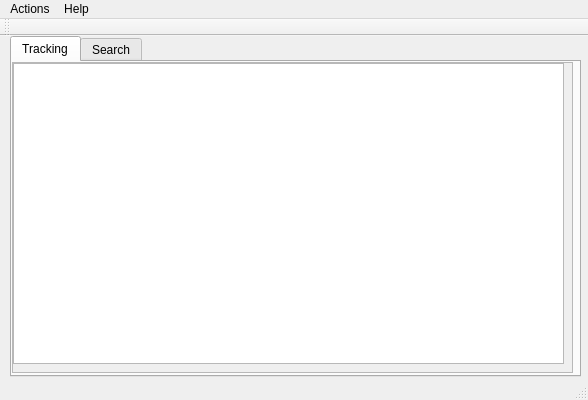
<?xml version="1.0" encoding="UTF-8"?>
<ui version="4.0">
 <class>MainWindow</class>
 <widget class="QMainWindow" name="MainWindow">
  <property name="geometry">
   <rect>
    <x>0</x>
    <y>0</y>
    <width>588</width>
    <height>400</height>
   </rect>
  </property>
  <property name="windowTitle">
   <string>MainWindow</string>
  </property>
  <widget class="QWidget" name="centralWidget">
   <widget class="QTabWidget" name="tabWidget">
    <property name="geometry">
     <rect>
      <x>10</x>
      <y>0</y>
      <width>571</width>
      <height>341</height>
     </rect>
    </property>
    <property name="sizePolicy">
     <sizepolicy hsizetype="Maximum" vsizetype="Maximum">
      <horstretch>0</horstretch>
      <verstretch>0</verstretch>
     </sizepolicy>
    </property>
    <property name="currentIndex">
     <number>0</number>
    </property>
    <widget class="QWidget" name="tab">
     <attribute name="title">
      <string>Tracking</string>
     </attribute>
     <widget class="QScrollArea" name="scrollArea">
      <property name="geometry">
       <rect>
        <x>0</x>
        <y>0</y>
        <width>561</width>
        <height>311</height>
       </rect>
      </property>
      <property name="sizePolicy">
       <sizepolicy hsizetype="Maximum" vsizetype="Maximum">
        <horstretch>0</horstretch>
        <verstretch>0</verstretch>
       </sizepolicy>
      </property>
      <property name="widgetResizable">
       <bool>true</bool>
      </property>
      <widget class="QWidget" name="scrollAreaWidgetContents">
       <property name="geometry">
        <rect>
         <x>0</x>
         <y>0</y>
         <width>557</width>
         <height>307</height>
        </rect>
       </property>
       <widget class="QListWidget" name="listWidget">
        <property name="geometry">
         <rect>
          <x>0</x>
          <y>0</y>
          <width>551</width>
          <height>301</height>
         </rect>
        </property>
        <property name="sizePolicy">
         <sizepolicy hsizetype="Maximum" vsizetype="Maximum">
          <horstretch>0</horstretch>
          <verstretch>0</verstretch>
         </sizepolicy>
        </property>
       </widget>
      </widget>
     </widget>
    </widget>
    <widget class="QWidget" name="tab_2">
     <attribute name="title">
      <string>Search</string>
     </attribute>
     <widget class="QWidget" name="verticalLayoutWidget">
      <property name="geometry">
       <rect>
        <x>0</x>
        <y>0</y>
        <width>561</width>
        <height>311</height>
       </rect>
      </property>
      <layout class="QVBoxLayout" name="verticalLayout">
       <property name="sizeConstraint">
        <enum>QLayout::SetMaximumSize</enum>
       </property>
       <item>
        <layout class="QHBoxLayout" name="horizontalLayout_2">
         <property name="topMargin">
          <number>10</number>
         </property>
         <property name="bottomMargin">
          <number>10</number>
         </property>
         <item>
          <widget class="QLineEdit" name="lineEdit"/>
         </item>
         <item>
          <widget class="QPushButton" name="pushButton">
           <property name="text">
            <string>PushButton</string>
           </property>
          </widget>
         </item>
        </layout>
       </item>
       <item>
        <widget class="QListView" name="listView"/>
       </item>
      </layout>
     </widget>
    </widget>
   </widget>
  </widget>
  <widget class="QMenuBar" name="menuBar">
   <property name="geometry">
    <rect>
     <x>0</x>
     <y>0</y>
     <width>588</width>
     <height>23</height>
    </rect>
   </property>
   <widget class="QMenu" name="menuAdd_torrent_to_tracker">
    <property name="title">
     <string>Actions</string>
    </property>
    <addaction name="actionMonitor_theme"/>
   </widget>
   <widget class="QMenu" name="menuHelp">
    <property name="title">
     <string>Help</string>
    </property>
    <addaction name="actionAbout"/>
   </widget>
   <addaction name="menuAdd_torrent_to_tracker"/>
   <addaction name="menuHelp"/>
  </widget>
  <widget class="QToolBar" name="mainToolBar">
   <attribute name="toolBarArea">
    <enum>TopToolBarArea</enum>
   </attribute>
   <attribute name="toolBarBreak">
    <bool>false</bool>
   </attribute>
  </widget>
  <widget class="QStatusBar" name="statusBar"/>
  <action name="actionMonitor_theme">
   <property name="text">
    <string>Monitor theme</string>
   </property>
  </action>
  <action name="actionAbout">
   <property name="text">
    <string>About</string>
   </property>
  </action>
 </widget>
 <layoutdefault spacing="6" margin="11"/>
 <resources/>
 <connections/>
</ui>
